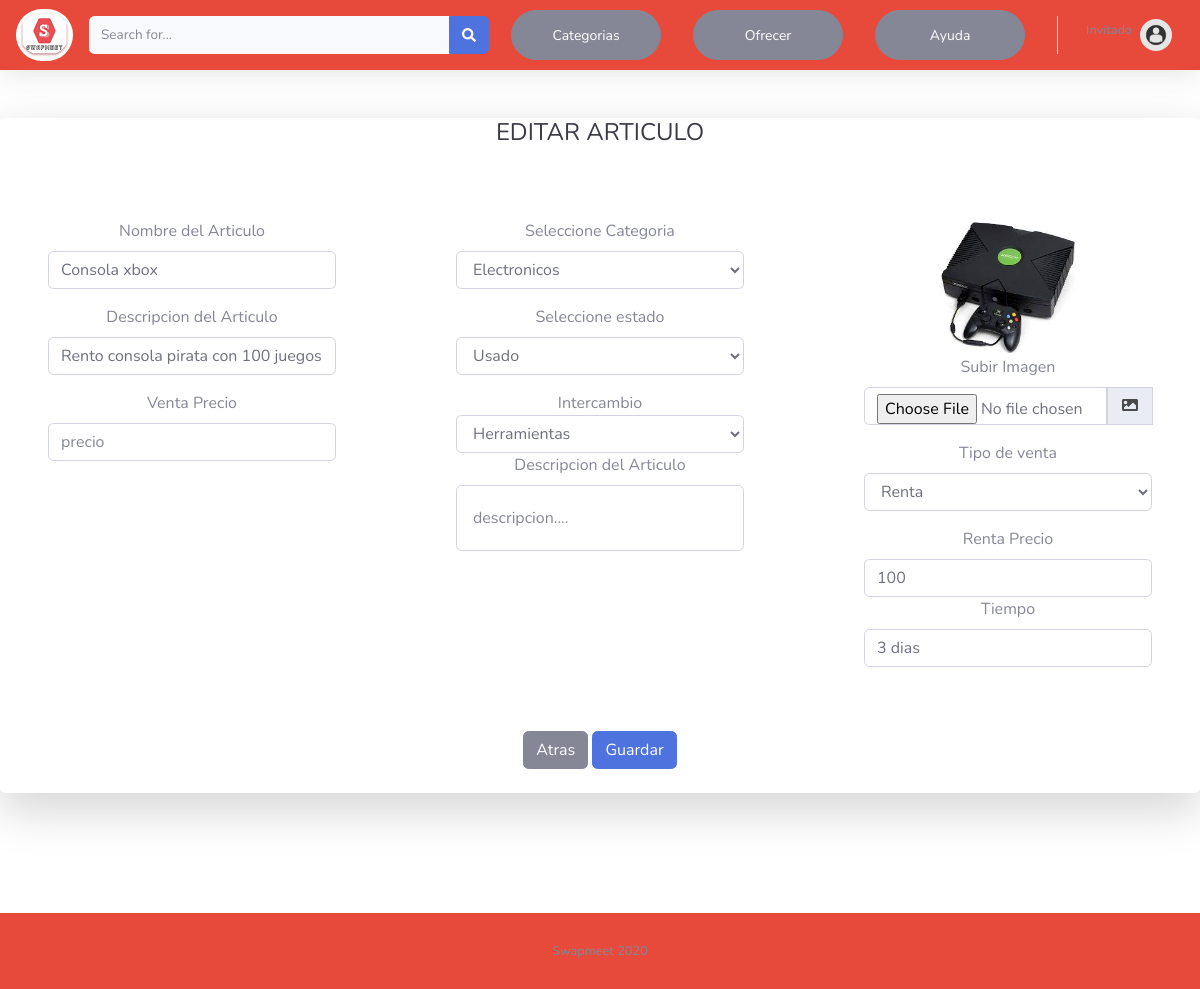
The page /edit_product.php?edit_product=80 on the database its author committed.
### tables this page shows
CREATE TABLE `products_data` (
  `product_id` int(11) NOT NULL,
  `user_id` int(11) DEFAULT NULL,
  `name` varchar(50) NOT NULL,
  `product_description` varchar(50) DEFAULT NULL,
  `change_description` varchar(50) DEFAULT NULL,
  `status` varchar(50) NOT NULL,
  `price_sale` varchar(50) DEFAULT NULL,
  `price_rental` varchar(20) DEFAULT NULL,
  `img` varchar(50) DEFAULT NULL,
  `time_rental` varchar(20) DEFAULT NULL,
  `sale_type` varchar(50) NOT NULL,
  `product_category` varchar(20) NOT NULL,
  `change_category` varchar(20) DEFAULT NULL
);

### edit_product.php (the view, shortened to what this page needs)
<?php
include("conexiondb.php");
?>
<!DOCTYPE html>
<html lang="en">
<head>
    <link href="css/all.min.css" rel="stylesheet" type="text/css">
    <link href="css/sb-admin-2.min.css" rel="stylesheet">
</head>
<body id="page-top">
    <div id="content-wrapper" class="d-flex flex-column">
        <div id="content">
        <nav class="navbar navbar-expand navbar-light bg-danger topbar mb-4 static-top shadow">
          <a href="index.php">
            <img src="img/Slogo_b.png" style="border-radius: 35px;" >
          </a>
        <form action="index.php" method="GET" class="d-none d-sm-inline-block form-inline mr-auto ml-md-3 my-2 my-md-0 mw-100 navbar-search">
            <div class="input-group">
                <input type="text" name="q" class="form-control bg-light border-0 small" placeholder="Search for..." aria-label="Search" aria-describedby="basic-addon2">
                <div class="input-group-append">
                    <button type="submit" class="btn btn-primary" type="button">
                        <i class="fas fa-search fa-sm"></i>
                    </button>
                </div>
            </div>
        </form>
          <ul class="navbar-nav ml-auto">
             <li class="nav-item dropdown no-arrow mx-1">
              <a class="nav-link dropdown-toggle" href="#" id="alertsDropdown" role="button" data-toggle="dropdown" aria-haspopup="true" aria-expanded="false">
                <button type="button" class="btn btn-secondary btn-sm" style="border-radius: 25px;width : 150px; height: 50px">Categorias</button>
              </a>
            </li>
            <li class="nav-item dropdown no-arrow mx-1">
              <a class="nav-link dropdown-toggle" href="#" data-toggle="modal" data-target="#logoutModal">
               <button type="button" class="btn btn-secondary btn-sm" style="border-radius: 25px;width : 150px; height: 50px">Ofrecer</button>
              </a>
            </li>
              <li class="nav-item dropdown no-arrow mx-1">
                   <a href="help_support.php" class="nav-link dropdown-toggle">
                      <button  type="button" class="btn btn-secondary btn-sm" style="border-radius: 25px;width : 150px; height: 50px">Ayuda</button>
                  </a>
              </li>
            <?php
            if (isset($_SESSION['user_id'])) {
                $getUserQuery = 'SELECT first_name, last_name FROM users_data WHERE user_id='.$_SESSION['user_id'];
                $getUser = mysqli_query($conexion, $getUserQuery);
                $user = mysqli_fetch_assoc($getUser);
              ?>
                <li class="nav-item dropdown no-arrow">
                    <a class="nav-link dropdown-toggle" href="#" id="userDropdown" role="button" data-toggle="dropdown" aria-haspopup="true" aria-expanded="false">
                        <span class="mr-2 d-none d-lg-inline text-gray-600 small">
                            <label><?php echo $user['first_name']." ".$user['last_name'];?></label>
                        </span>
                        <img class="img-profile rounded-circle" src="img/user.jpg">
                    </a>
                    <div class="dropdown-menu dropdown-menu-right shadow animated--grow-in" aria-labelledby="userDropdown">
                        <a class="dropdown-item" href="user_profile.php">Visita tu perfil</a>
                        <a class="dropdown-item" href="see_products.php">Mis articulos</a>
                        <a class="dropdown-item" href="product_register.php">Vende o cambia un articulo</a>
                        <a class="dropdown-item" href="cerrarsesion.php">Cerrar sesión</a>
                    </div>
                </li>
            <?php } else { ?>
                       <li class="nav-item dropdown no-arrow">
                    <a class="nav-link dropdown-toggle" href="#" id="userDropdown" role="button" data-toggle="dropdown" aria-haspopup="true" aria-expanded="false">
                        <span class="mr-2 d-none d-lg-inline text-gray-600 small">
                            <label>Invitado</label>
                        </span>
                        <img class="img-profile rounded-circle" src="img/user.jpg">
                    </a>
                </li>
            <?php } ?>
          </ul>
        </nav>
                       <div class="card o-hidden border-0 shadow-lg my-5">
                        <?php
                     $getProductQuery = 'SELECT * FROM products_data WHERE product_id='.$_GET['edit_product'];
                $getProduct = mysqli_query($conexion, $getProductQuery);
                $Product = mysqli_fetch_assoc($getProduct);
                ?>
                            <div class="card-body p-0">
                                <div align="center">
                                        <h1 class="h4 text-gray-900 mb-4">EDITAR ARTICULO</h1>
                              <form id="productEdit" class="user">
                                <div class="row">
                                    <div class="col-lg-4">
                                        <div class="p-5">
                                                <div class="form-group">
                                                     <label>Nombre del Articulo</label>
                                                     <input type="text" class="form-control form-control-registro" name="product_name" id="tbx_nombre" placeholder="nombre" value="<?php echo $Product['name'];?>">
                                                </div>
                                                <div class="form-group">
                                                    <label>Descripcion del Articulo</label>
                                                    <input type="description" class="form-control form-control-registro " name="product_description" id="tbx_descripcion" placeholder="descripcion" value="<?php echo $Product['product_description'];?>">
                                               </div>
                                                <div class="form-group">
                                                    <label class="form-check-label" for="exampleCheck1">Venta</label>
                                                    <label>Precio</label>
                                                    <input type="text" class="form-control" name="price_sale" id="price_sale" placeholder="precio" value="<?php echo $Product['price_sale'];?>">
                                                </div>
                                        </div>
                                    </div>
                                    <div class="col-lg-4">
                                        <div class="p-5">
                                                  <div class="form-group">
                                                         <label>Seleccione Categoria</label>
                                                         <select class="form-control form-control-registro" name="product_category" id="product_category">
                                                            <option <?php if($Product['product_category'] == 'Electronicos'){echo 'selected';} ?>>Electronicos</option>
                                                         </select>
                                                  </div>
                                                  <div class="form-group">
                                                        <label>Seleccione estado</label>
                                                        <select class="form-control form-control-registro " name="product_status" id="tbx_selec_estado">
                                                            <option <?php if($Product['status'] == 'Usado'){echo 'selected';} ?>>Usado</option>
                                                        </select>
                                                  </div>
                                                  <div class="form-group">
                                                        <label class="form-check-label" for="exampleCheck1">Intercambio</label>
                                                        <br>
                                                        <select  type="text" class="form-control form-control-registro change_category" name="change_category" id="change_category">
                                                            <option <?php if($Product['change_category'] == 'Herramientas'){echo 'selected';} ?>>Herramientas</option>
                                                        </select>
                                                        <div class="form-group">
                                                            <label>Descripcion del Articulo</label>
                                                            <input type="description" class="form-control form-control-registro" name="change_description" id="change_description" placeholder="descripcion...." value="<?php echo $Product['change_description'];?>" style="padding: 2rem 1rem;">
                                                        </div>
                                                </div>
                                        </div>
                                    </div>
                                    <div class="col-lg-4">
                                        <div class="p-5">
                                                <div class="form-group">
                                                    <div id="preview">
                                                      <?php if($Product['img']){?>
                                                        <img  src="<?php echo $Product['img'];?>">
                                                      <?php } ?>
                                                    </div>
                                                          <label >Subir Imagen</label>
                                                                <div class="input-group mb-2">
                                                                     <input type="file" class="form-control" name="file" id="file" placeholder="C://Imga" value="">
                                                                     <div class="input-group-prepend">
                                                                         <div class="input-group-text">
                                                                             <a href="#" style="color:#4A4949;">
                                                                                    <i class="fa fa-fw fa-image"></i>
                                                                             </a>
                                                                         </div>
                                                                    </div>
                                                                </div>
                                                </div>
                                                <div class="form-group">
                                                    <label>Tipo de venta</label>
                                                    <select class="form-control form-control-registro sale_type" name="sale_type" id="sale_type">
                                                        <option <?php if($Product['sale_type'] == 'Renta'){echo 'selected';} ?>>Renta</option>
                                                    </select>
                                                </div>
                                                <div class="form-group">
                                                        <label class="form-check-label" for="exampleCheck1">Renta</label>
                                                        <label >Precio</label>
                                                        <input type="text" class="form-control" name="price_rental" id="price_rental" placeholder="precio por renta" value="<?php echo $Product['price_rental'];?>">
                                                        <label >Tiempo</label>
                                                        <input type="text" class="form-control" name="time_rental" id="time_rental" placeholder="tiempo de renta" value="<?php echo $Product['time_rental'];?>">
                                                    </div>
                                            </div>
                                        </div>
                                </div>
                                    <a href="see_products.php" class="btn btn-secondary">Atras</a>
                                <button class="btn btn-primary">Guardar</button>
                                   </form>
                                </div>
                                <br>
                          </div>
                        </div>
                 </div>
                      <br>
                      <br>
                       <br>
                      <footer class="sticky-footer bg-danger">
                        <div class="container my-auto">
                          <div class="copyright text-center my-auto">
                            <span>Swapmeet 2020</span>
                          </div>
                        </div>
                      </footer>
            </div>
</body>
</html>

### edit_product.php (style rules this page uses)
#preview img { width: 50%; }

### rows shown on the page
products_data: product_name "Consola xbox", product_description "Rento consola pirata con 100 juegos", product_category "Electronicos", product_status "Usado", img (picture), sale_type "Renta", price_rental "100", time_rental "3 dias"
